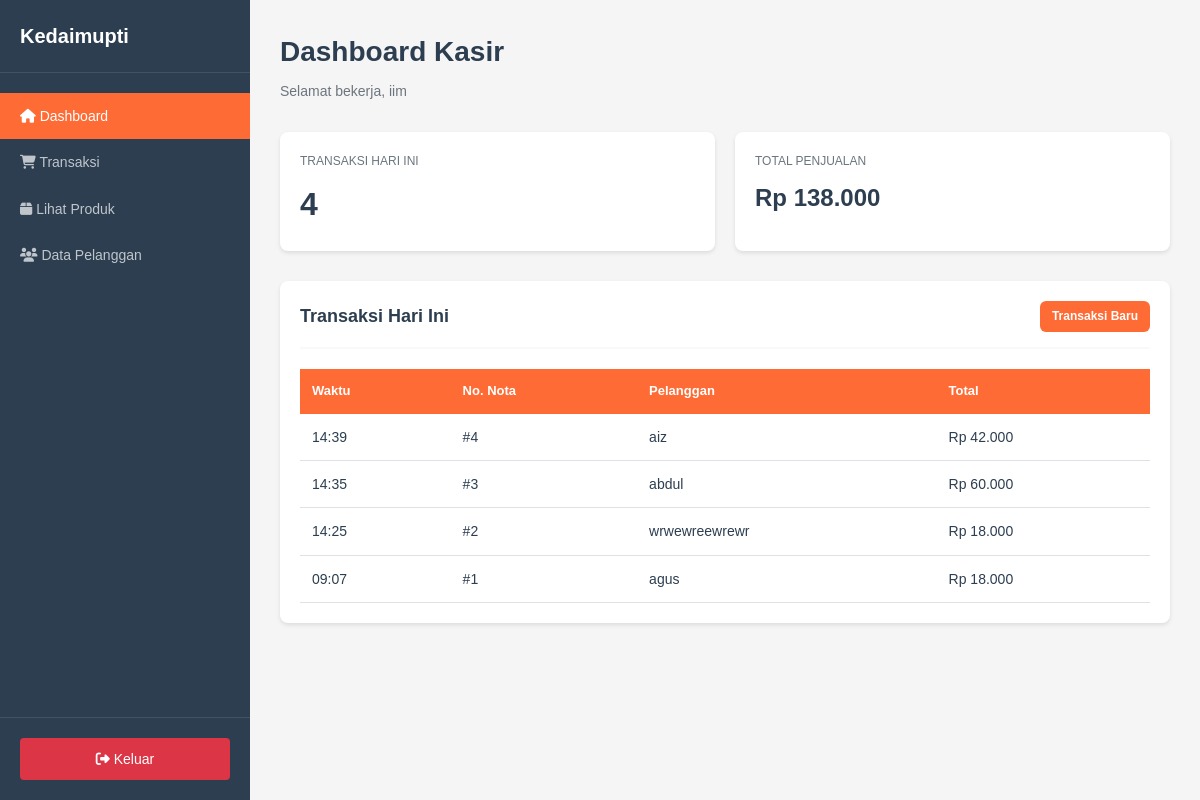
Page /kedaimupti/petugas/dashboard/ (signed in) on the committed database.
### tables this page shows
CREATE TABLE `penjualan` (
  `PenjualanID` int(11) NOT NULL,
  `TanggalPenjualan` datetime NOT NULL DEFAULT current_timestamp(),
  `TotalHarga` decimal(10,2) NOT NULL,
  `PelangganID` int(11) NOT NULL
);

CREATE TABLE `pelanggan` (
  `PelangganID` int(11) NOT NULL,
  `NamaPelanggan` varchar(255) NOT NULL,
  `Alamat` text NOT NULL,
  `NomorTelepon` varchar(15) NOT NULL
);

### kedaimupti/includes/functions.php (called while the page is built, shortened)
<?php
function formatRupiah($angka) {
    return "Rp " . number_format($angka, 0, ',', '.');
}
?>

### kedaimupti/petugas/dashboard/index.php (the view, shortened to what this page needs)
<?php
require_once '../../config/database.php';
require_once '../../includes/functions.php';
$today = date('Y-m-d');
$transaksi_hari_ini = mysqli_query($conn,
    "SELECT p.*, pel.NamaPelanggan
     FROM penjualan p
     LEFT JOIN pelanggan pel ON p.PelangganID = pel.PelangganID
     WHERE DATE(p.TanggalPenjualan) = '$today'
     ORDER BY p.TanggalPenjualan DESC");
$total_hari_ini = mysqli_fetch_assoc(mysqli_query($conn,
    "SELECT SUM(TotalHarga) as total FROM penjualan WHERE DATE(TanggalPenjualan) = '$today'"))['total'] ?? 0;
$jumlah_transaksi = mysqli_num_rows($transaksi_hari_ini);
?>
<!DOCTYPE html>
<html lang="id">
<head>
    <link rel="stylesheet" href="../../assets/css/style.css">
    <link rel="stylesheet" href="https://cdnjs.cloudflare.com/ajax/libs/font-awesome/6.4.0/css/all.min.css">
</head>
<body>
    <div class="dashboard-wrapper">
        <aside class="sidebar">
            <div class="sidebar-header"><div class="sidebar-brand">Kedaimupti</div></div>
            <nav class="sidebar-menu">
                <a href="/kedaimupti/petugas/dashboard/" class="menu-item active"><i class="fas fa-home"></i> Dashboard</a>
                <a href="/kedaimupti/petugas/penjualan/" class="menu-item"><i class="fas fa-shopping-cart"></i> Transaksi</a>
                <a href="/kedaimupti/petugas/produk/" class="menu-item"><i class="fas fa-box"></i> Lihat Produk</a>
                <a href="/kedaimupti/petugas/pelanggan/" class="menu-item"><i class="fas fa-users"></i> Data Pelanggan</a>
            </nav>
            <div class="sidebar-footer">
                <a href="/kedaimupti/auth/logout.php" class="logout-btn"><i class="fas fa-sign-out-alt"></i> Keluar</a>
            </div>
        </aside>
        <main class="main-content">
            <div class="content-header">
                <h1 class="page-title">Dashboard Kasir</h1>
                <p class="page-subtitle">Selamat bekerja, <?= $_SESSION['username'] ?></p>
            </div>
            <div class="stats-grid">
                <div class="stat-card">
                    <div class="stat-label">Transaksi Hari Ini</div>
                    <div class="stat-value"><?= $jumlah_transaksi ?></div>
                </div>
                <div class="stat-card">
                    <div class="stat-label">Total Penjualan</div>
                    <div class="stat-value" style="font-size: 24px;"><?= formatRupiah($total_hari_ini) ?></div>
                </div>
            </div>
            <div class="content-card">
                <div class="card-header">
                    <h3 class="card-title">Transaksi Hari Ini</h3>
                    <a href="../penjualan/" class="btn btn-primary btn-sm">Transaksi Baru</a>
                </div>
                <?php if ($jumlah_transaksi > 0): mysqli_data_seek($transaksi_hari_ini, 0); ?>
                <table>
                    <thead>
                        <tr>
                            <th>Waktu</th>
                            <th>No. Nota</th>
                            <th>Pelanggan</th>
                            <th>Total</th>
                        </tr>
                    </thead>
                    <tbody>
                        <?php while ($t = mysqli_fetch_assoc($transaksi_hari_ini)): ?>
                        <tr>
                            <td><?= date('H:i', strtotime($t['TanggalPenjualan'])) ?></td>
                            <td>#<?= $t['PenjualanID'] ?></td>
                            <td><?= $t['NamaPelanggan'] ?? 'Umum' ?></td>
                            <td><?= formatRupiah($t['TotalHarga']) ?></td>
                        </tr>
                        <?php endwhile; ?>
                    </tbody>
                </table>
                <?php else: ?>
                <p style="text-align: center; padding: 40px; color: var(--gray);">Belum ada transaksi hari ini</p>
                <?php endif; ?>
            </div>
        </main>
    </div>
</body>
</html>

### kedaimupti/assets/css/style.css (style rules this page uses)
* { margin: 0; padding: 0; box-sizing: border-box; }
:root { --primary: #ff6b35; --primary-dark: #e85a2a; --secondary: #28a745; --secondary-dark: #218838; --danger: #dc3545; --warning: #ffc107; --info: #17a2b8; --dark: #2c3e50; --light: #f8f9fa; --white: #ffffff; --gray: #6c757d; --border: #dee2e6; }
body { font-family: Arial, sans-serif; background: #f5f5f5; min-height: 100vh; color: var(--dark); line-height: 1.6; }
.btn { padding: 12px 20px; border: none; border-radius: 6px; font-size: 14px; font-weight: bold; cursor: pointer; font-family: inherit; text-decoration: none; display: inline-block; text-align: center; }
.btn-primary { background: var(--primary); color: var(--white); width: 100%; }
.btn-sm { padding: 8px 14px; font-size: 13px; }
.dashboard-wrapper { display: flex; min-height: 100vh; height: 100vh; }
.sidebar { width: 250px; background: var(--dark); color: white; position: fixed; height: 100vh; overflow-y: auto; }
.sidebar-header { padding: 20px; border-bottom: 1px solid rgba(255,255,255,0.1); }
.sidebar-brand { font-size: 20px; font-weight: bold; color: white; }
.sidebar-menu { padding: 20px 0; }
.menu-item { display: block; padding: 12px 20px; color: rgba(255,255,255,0.7); text-decoration: none; font-size: 14px; }
.menu-item.active { background: var(--primary); color: white; }
.sidebar-footer { position: absolute; bottom: 0; width: 100%; padding: 20px; border-top: 1px solid rgba(255,255,255,0.1); }
.logout-btn { display: block; padding: 10px; background: var(--danger); color: white; text-align: center; text-decoration: none; border-radius: 4px; font-size: 14px; }
.main-content { margin-left: 250px; flex: 1; padding: 30px; background: #f5f5f5; min-height: 100vh; }
.content-header { margin-bottom: 30px; }
.page-title { font-size: 28px; color: var(--dark); margin-bottom: 5px; }
.page-subtitle { color: var(--gray); font-size: 14px; }
.stats-grid { display: grid; grid-template-columns: repeat(auto-fit, minmax(200px, 1fr)); gap: 20px; margin-bottom: 30px; }
.stat-card { background: white; padding: 20px; border-radius: 8px; box-shadow: 0 2px 4px rgba(0,0,0,0.1); }
.stat-label { font-size: 12px; color: var(--gray); text-transform: uppercase; margin-bottom: 8px; }
.stat-value { font-size: 32px; font-weight: bold; color: var(--dark); }
.content-card { background: white; border-radius: 8px; padding: 20px; box-shadow: 0 2px 4px rgba(0,0,0,0.1); margin-bottom: 20px; }
.card-header { display: flex; justify-content: space-between; align-items: center; margin-bottom: 20px; padding-bottom: 15px; border-bottom: 2px solid var(--light); }
.card-title { font-size: 18px; font-weight: bold; color: var(--dark); }
.card-header .btn { width: auto; padding: 6px 12px; font-size: 12px; }
table { width: 100%; border-collapse: collapse; }
thead { background: var(--primary); color: white; }
thead th { padding: 12px; text-align: left; font-size: 13px; font-weight: bold; }
tbody tr { border-bottom: 1px solid var(--border); }
tbody td { padding: 12px; font-size: 14px; }

### rows in the picture
penjualan: TanggalPenjualan "14:39", PenjualanID "4", PelangganID.NamaPelanggan "aiz", TotalHarga "Rp 42.000"
penjualan: TanggalPenjualan "14:35", PenjualanID "3", PelangganID.NamaPelanggan "abdul", TotalHarga "Rp 60.000"
penjualan: TanggalPenjualan "14:25", PenjualanID "2", PelangganID.NamaPelanggan "wrwewreewrewr", TotalHarga "Rp 18.000"
penjualan: TanggalPenjualan "09:07", PenjualanID "1", PelangganID.NamaPelanggan "agus", TotalHarga "Rp 18.000"

### other values in the picture
$_SESSION['username'] "iim"
$jumlah_transaksi "4"
formatRupiah($total_hari_ini) "Rp 138.000"
